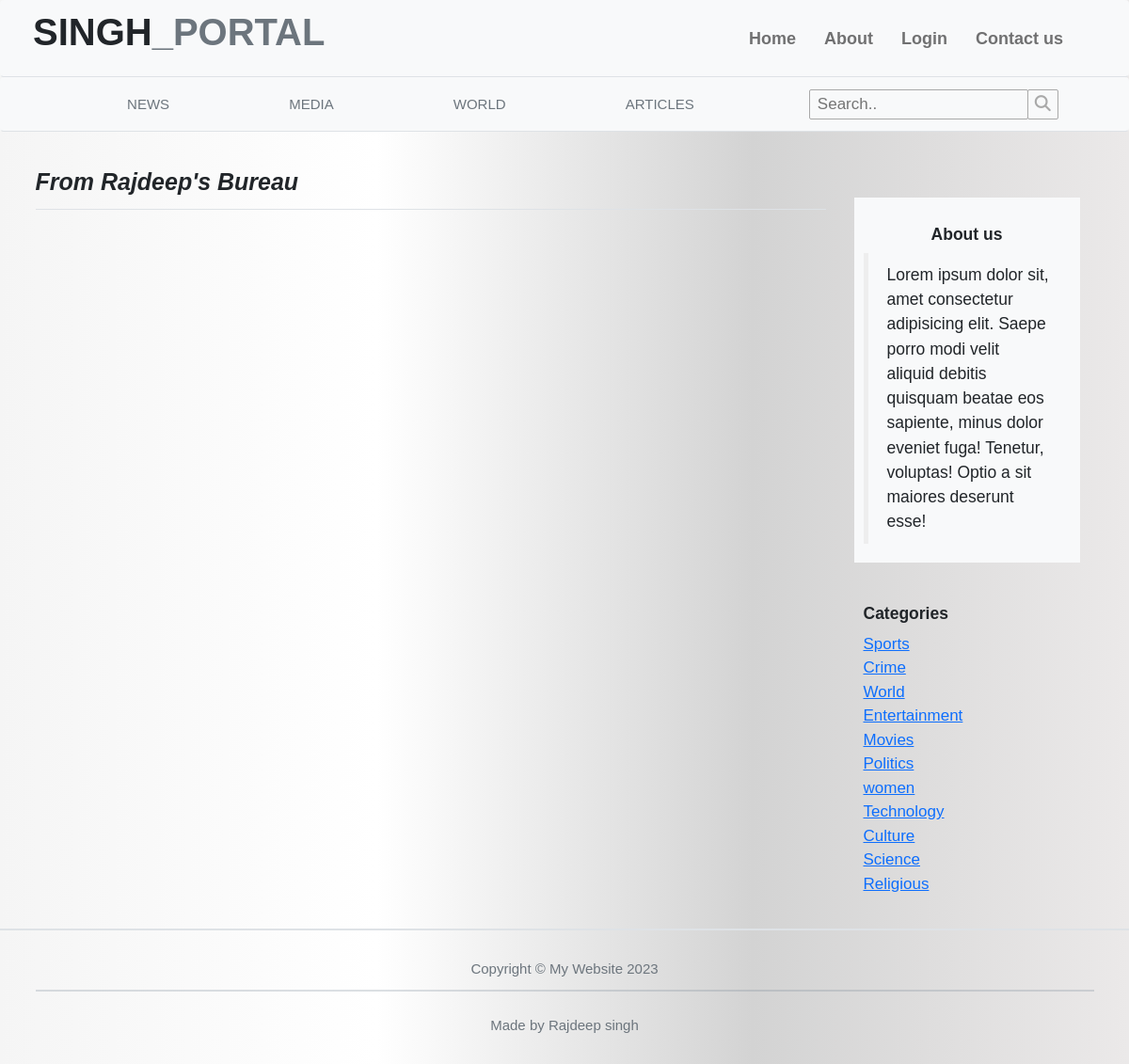
Screenshot of /search.php with the database file from the repository.
### tables this page shows
CREATE TABLE `category` (
  `category_id` int(11) NOT NULL,
  `category_name` varchar(50) NOT NULL
);

### search.php (the view, shortened to what this page needs)
<!DOCTYPE html>
<html lang="en">
<head>
  <link rel="stylesheet" href="https://maxcdn.bootstrapcdn.com/bootstrap/3.4.1/css/bootstrap.min.css">
  <link href="https://cdn.jsdelivr.net/npm/bootstrap-icons@1.4.1/font/bootstrap-icons.css" rel="stylesheet" />
  <link rel="stylesheet" href="https://cdnjs.cloudflare.com/ajax/libs/font-awesome/4.7.0/css/font-awesome.min.css">
  <link href="css/styles.css" rel="stylesheet" />
  <link rel="stylesheet" href="css/headerstyle.css">
</head>
<body>
  <header>
    <nav class="navbar navbar-expand-lg navbar-light bg-light text-dark border-bottom" style="width:100%;">
      <div class="container px-lg-3">
        <a class="navbar-brand text-secondary" style="font-weight:700; font-size:40px; margin-left:-20px; margin-top:10px;" href="index.php"><span class="text-dark">SINGH</span>_PORTAL</a>
        <div class="collapse navbar-collapse" id="navbarSupportedContent">
          <ul class="navbar-nav ms-auto " style="font-size:18px;">
            <li class="nav-item p-3"><a class="text-decoration-none nav-link" aria-current="page" href="index.php"><b>Home</b></a></li>
            <li class="nav-item p-3"><a class="text-decoration-none nav-link" href="about.php"><b>About</b></a></li>
            <li class="nav-item p-3"><a class="text-decoration-none nav-link" href="admin/index.php"><b>Login</b></a></li>
            <li class="nav-item p-3"><a class="text-decoration-none nav-link" href="contact_us.php"><b>Contact us</b></a></li>
          </ul>
        </div>
      </div>
    </nav>
    <nav class="navbar navbar-expand-lg navbar-dark bg-light border-bottom" style="margin-top:-20px;">
      <div class="topnav collapse navbar-collapse justify-content-between" style="font-size:15px;">
        <div class="modalhead"><button type="button" class="border-0 bg-light text-muted modalbutton">NEWS</button>
        </div>
        <div class="modalhead"><button type="button" class="border-0 bg-light text-muted modalbutton">MEDIA</button>
        </div>
        <div class="modalhead"><button type="button" class="border-0 bg-light text-muted modalbutton">WORLD</button>
        </div>
        <div class="modalhead"><button type="button" class="border-0 bg-light text-muted modalbutton">ARTICLES</button>
        </div>
        <div class="search-container active">
          <form action="search.php" method="post">
            <input  type="text" placeholder="Search.." name="search">
            <button type="searchsubmit"><i class="fa fa-search"></i></button>
          </form>
        </div>
      </div>
    </nav>
    <div class="container">
    <div class="row">
        <div class="col-md-9 mb-4">
            <h1 class="mb-4 pb-4 fst-italic border-bottom"><b>From Rajdeep's Bureau</b></h1>
        </div>
    <div class="col-md-3 mt-5 pt-2">
        <div class="bg-light text-dark m-4 p-3">
            <h3 class="text-center"><b>About us</b></h3>
            <blockquote><p>Lorem ipsum dolor sit, amet consectetur adipisicing elit. Saepe porro modi velit aliquid debitis quisquam beatae eos sapiente, minus dolor eveniet fuga! Tenetur, voluptas! Optio a sit maiores deserunt esse!</p></blockquote>
        </div>
        <div class="p-3 m-4" style="font-size:17px;">
             <h3><b>Categories</b></h3>
             <ol class="list-unstyled">
                <?php
                  include_once "config.php";
                  $query1 = mysqli_query($conn,"select * from category");
                  while ($row1 = mysqli_fetch_array($query1)) {
                ?>
                <li><a href='#'><?php echo $row1['category_name']; ?></a></li>
                <?php } ?>
             </ol>
        </div>
    </div>
    </div>
    </div>
<?php
include_once "includes/footer.php";
?>

### css/headerstyle.css (style rules this page uses)
.topnav input[type=text] { padding:2px; margin: 7px; padding-left:8px; margin-left:3px; font-size: 17px; margin-right:-20px; background-color: transparent; border-radius: 2px; border:1.5px solid darkgray; color: black; }
.topnav .search-container button { float: right; padding: 2px 7px; margin-top: 7px; margin-right:-52px; background: transparent; font-size: 17px; border: none; cursor: pointer; border-radius: 2px; color: darkgray; border:1.5px solid darkgray; }
.modalhead { color: white; }
.modalhead .modalbutton { font-size: 15px; border: none; outline: none; padding:10px 8px; background-color: transparent; text-decoration: none; }
body { background: linear-gradient(0.25turn , whitesmoke,white,lightgrey,rgb(235, 233, 233)); font-family: sans-serif; }

### rows the page displays
category: category_name "Sports"
category: category_name "Crime"
category: category_name "World"
category: category_name "Entertainment"
category: category_name "Movies"
category: category_name "Politics"
category: category_name "women"
category: category_name "Technology"
category: category_name "Culture"
category: category_name "Science"
category: category_name "Religious"
